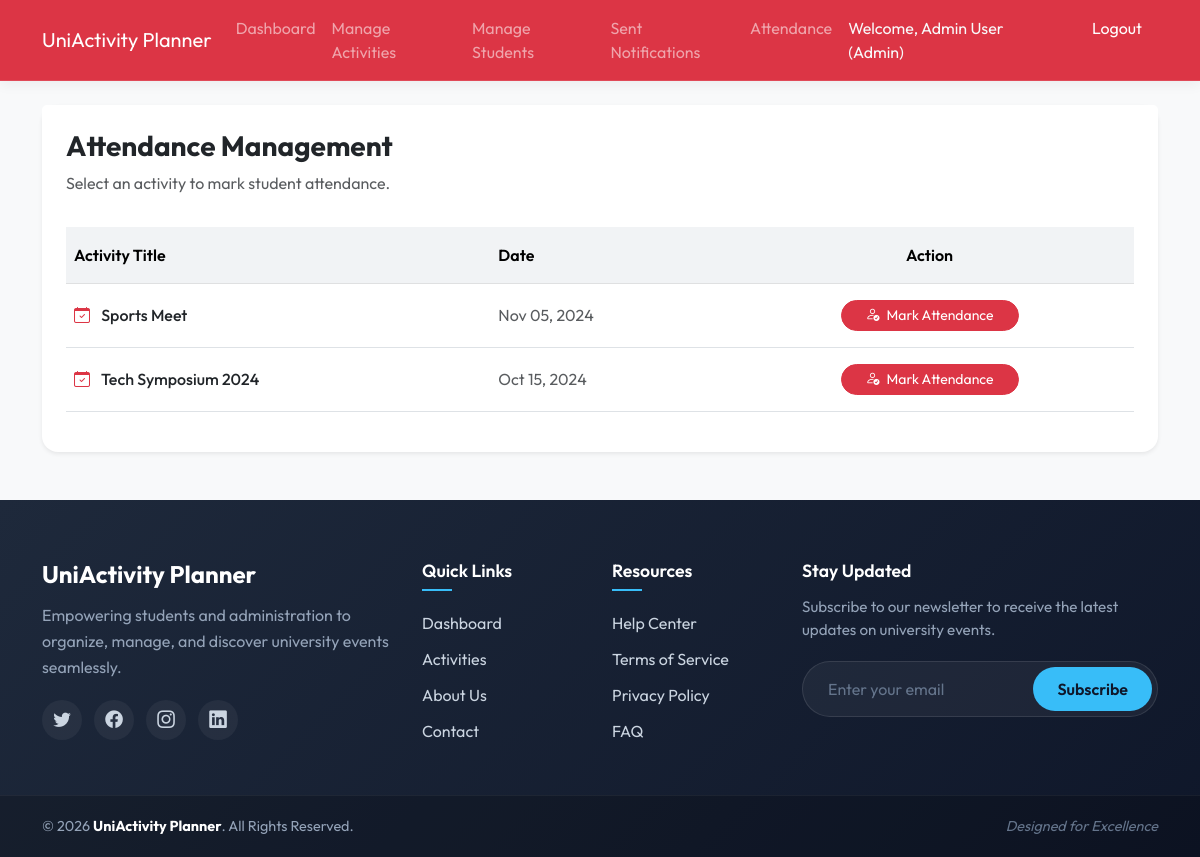
/admin/attendance.php (signed in), run on the app's committed database.
### tables this page shows
CREATE TABLE IF NOT EXISTS `activities` (
  `id` int(11) NOT NULL AUTO_INCREMENT,
  `title` varchar(255) NOT NULL,
  `description` text NOT NULL,
  `activity_date` datetime NOT NULL,
  `created_by` int(11) NOT NULL,
  PRIMARY KEY (`id`),
  KEY `created_by` (`created_by`),
  CONSTRAINT `activities_ibfk_1` FOREIGN KEY (`created_by`) REFERENCES `users` (`id`) ON DELETE CASCADE
);

### admin/attendance.php (the view, shortened to what this page needs)
<?php
require_once '../config/database.php';
require_once '../includes/header.php';
$activities = $pdo->query("SELECT * FROM activities ORDER BY activity_date DESC")->fetchAll();
?>
<div class="card border-0 shadow-sm rounded-4 mb-4">
    <div class="card-header bg-white border-bottom-0 pt-4 pb-0 px-4">
        <h3 class="fw-bold text-dark">Attendance Management</h3>
        <p class="text-muted">Select an activity to mark student attendance.</p>
    </div>
    <div class="card-body px-4 pb-4">
        <div class="table-responsive">
            <table class="table table-hover align-middle">
                <thead class="table-light">
                    <tr>
                        <th class="py-3">Activity Title</th>
                        <th class="py-3">Date</th>
                        <th class="py-3 text-center">Action</th>
                    </tr>
                </thead>
                <tbody>
                    <?php foreach ($activities as $activity): ?>
                    <tr>
                        <td class="fw-medium text-dark py-3">
                            <i class="bi bi-calendar-check text-danger me-2"></i>
                            <?php echo htmlspecialchars($activity['title']); ?>
                        </td>
                        <td class="text-muted py-3">
                            <?php echo date('M d, Y', strtotime($activity['activity_date'])); ?>
                        </td>
                        <td class="text-center py-3">
                            <a href="mark_attendance.php?id=<?php echo $activity['id']; ?>" class="btn btn-danger btn-sm rounded-pill px-4">
                                <i class="bi bi-person-check me-1"></i> Mark Attendance
                            </a>
                        </td>
                    </tr>
                    <?php endforeach; ?>
                </tbody>
            </table>
        </div>
    </div>
</div>
<?php require_once '../includes/footer.php'; ?>

### assets/css/style.css (style rules this page uses)
body { background-color: #f8f9fa; font-family: 'Outfit', sans-serif; color: #333; }
.card { border-radius: 12px; box-shadow: 0 6px 15px rgba(0, 0, 0, 0.04); border: none; margin-bottom: 20px; transition: transform 0.3s ease, box-shadow 0.3s ease; }
.table th { background-color: #f1f3f5; font-weight: 600; }

### data on the page
activities: title "Sports Meet", activity_date "Nov 05, 2024"
activities: title "Tech Symposium 2024", activity_date "Oct 15, 2024"

### other printed values
$name "Admin User"
$role "Admin"
